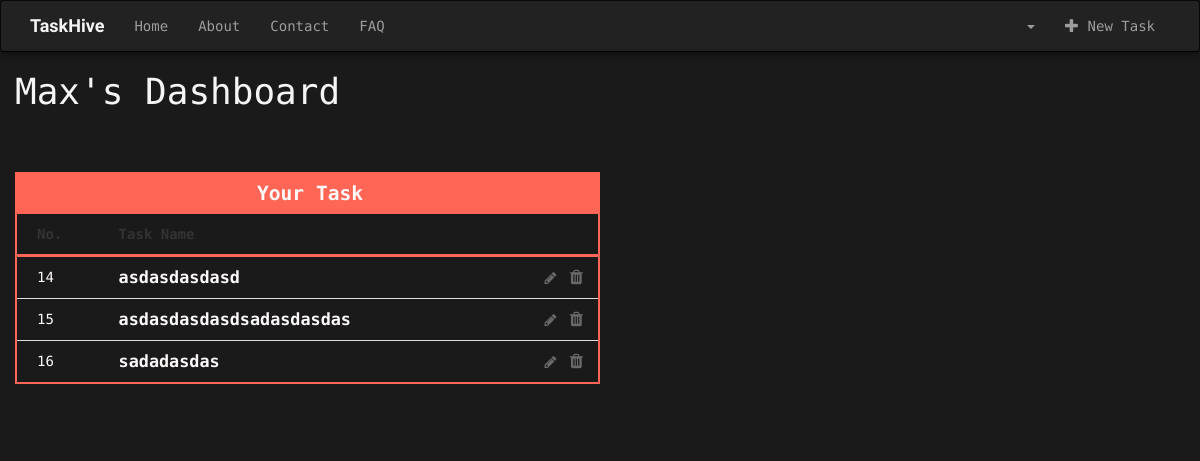
The app's page /dashboard/ (signed in), older data.
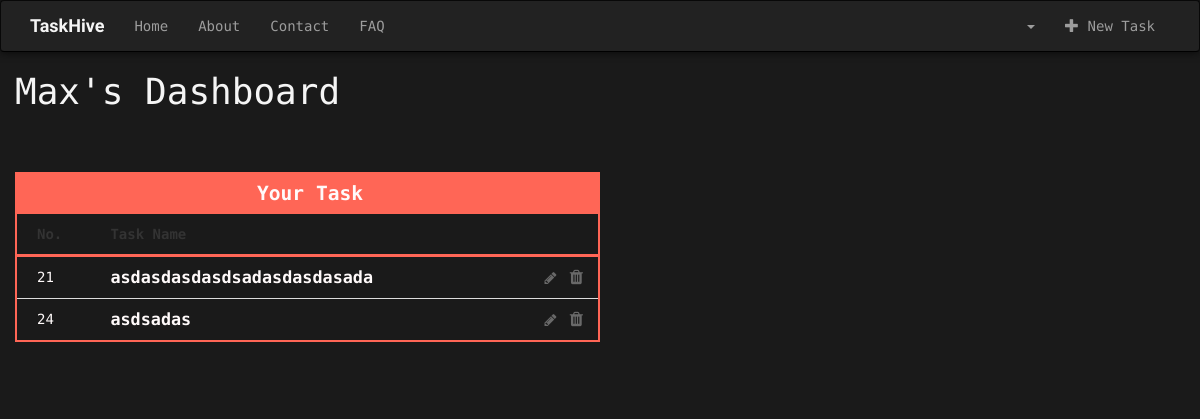
The same page, newer data.
### tasks/models.py (models this page shows, shortened)
class Task(models.Model):
    created_by = models.ForeignKey(User)
    created_at = models.DateTimeField(auto_now_add=True)
    name = models.CharField(max_length=50)
    description = models.TextField(blank=True)
    id = models.AutoField(primary_key=True)
    slug = models.SlugField(max_length=250, unique=True)
    class Me:
        ordering = ["created_at"]

### pages/views.py (the view)
# urls.py: url(r'dashboard/$', views.dashboard_view, name='dashboard'),
@login_required(login_url="/login/")
def dashboard_view(request):
    tasks = task_view.task_for_user(request.user)
    return render(request, 'pages/dashboard.html', {'tasks': tasks})

### tasks/views.py (called while the page is built)
def task_for_user(user):
    return Task.objects.filter(created_by=user)

### pages/templates/pages/dashboard.html (shortened to what this page needs)
{% extends "base.html" %}
{% block content %}
<div class="container-fluid">
  <header>
    <h1>{{ request.user|title }}'s Dashboard</h1>
  </header>
  <table class="col-md-6">
    <thead>
      <tr>
        <th colspan="3" class="text-center table-head"><b>Your Task</b></th>
      </tr>
      <tr>
        <th>No.</th>
        <th colspan="2">Task Name</th>
      </tr>
    </thead>
    <tbody>
      {% for task in tasks %}
      <tr>
        <td>{{ task.id }}</td>
        <td><a href="{% url 'task_detail' slug=task.slug %}"><b>{{ task.name }}</b></a></td>
        <td>
          <i class="fa fa-pencil button alterar"></i>
          <a class="table-url" href="{% url 'task_delete' slug=task.slug %}"><i class="fa fa-trash button excluir"></i></a>
        </td>
      </tr>
      {% endfor %}
    </tbody>
  </table>
</div>
{% endblock %}

Row changes from the older to the newer data that the page shows:
removed Task: id "14", name "asdasdasdasd"
removed Task: id "15", name "asdasdasdasdsadasdasdas"
removed Task: id "16", name "sadadasdas"
added Task: id "21", name "asdasdasdasdsadasdasdasada"
added Task: id "24", name "asdsadas"
